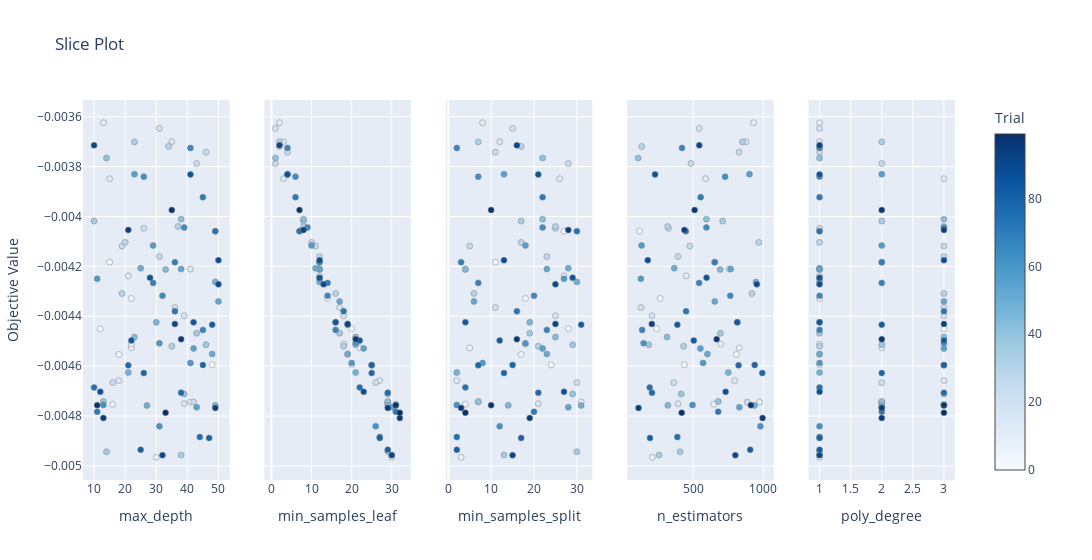

The code cell stored with this chart in its notebook:
### Code cell
optuna.visualization.plot_slice(study, params=['n_estimators', 'max_depth', 'min_samples_split', 'min_samples_leaf','poly_degree'])
